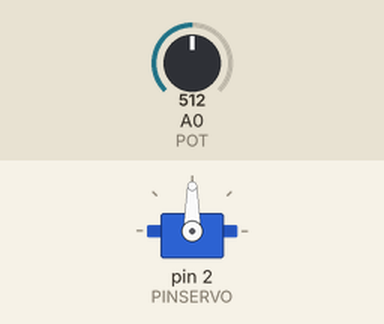
A sketch run on a simulated Arduino Uno, built with avr-gcc and run on an emulated ATmega328P. Parts: servo. The test bench sets the inputs (shaded band); at power-on: A0 (POT) = 512.

Above: at 1.2 s.
1.3 s: A0 (POT) set to 716
At 2.5 s:
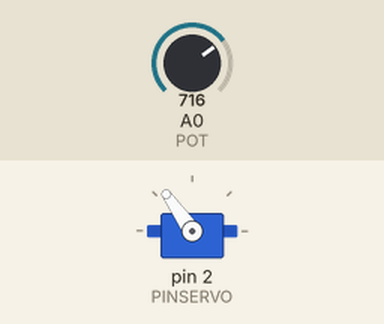
2.8 s: A0 (POT) set to 900
At 3.5 s:
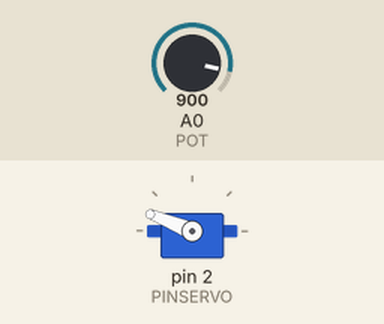
4.3 s: A0 (POT) set to 1010
At 5.5 s:
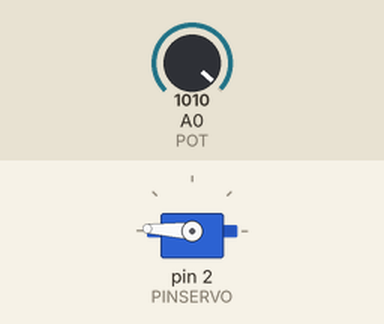
5.8 s: A0 (POT) set to 1023
At 6.8 s:
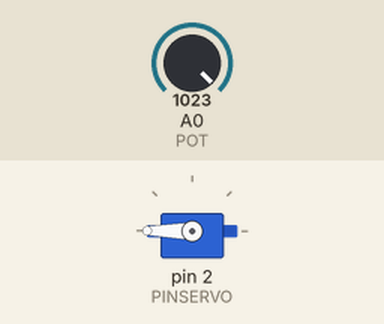
7.3 s: A0 (POT) set to 306
At 7.8 s:
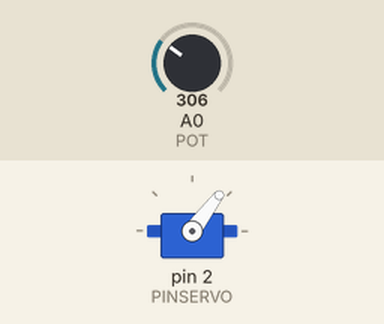
Timing chart, 0 to 9.8 s (numbered marks = the images above; inputs shaded):
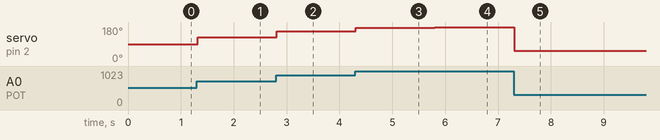

The sketch:

microservos.ino
```cpp
#include <Servo.h>


Servo servo1;

//arduino uno pin 2 pwm
int PINSERVO = 2;
//pulse range from  the servo
int PULSEMIN = 1000;
int PULSEMAX = 2000;

int VALPOT;
int ANGLE;
int POT = 0;

void setup() {
  //analogical inputs do not require initialization!!!
  //we specify the pin of the servo, then the pulse range. We need to do some trial and error to know the real pulse range
  //though we can start with 1000 to 2000 and start moving from there
  servo1.attach(PINSERVO, PULSEMIN, PULSEMAX);
}

void loop() {
  //we read from the potentiometer. We will read a val from 0 to 1023
  VALPOT = analogRead(POT);
  //the servo will has a 180 degree movement capability so we need to do a maping
  ANGLE = map(VALPOT, 0, 1023, 0, 180);
  //we just write the result to the servo
  servo1.write(ANGLE);
  //the servo should move as we move the potentiometer... magic!
  delay(20);
}
```

Measured:
- after the input at 1.3 s, servo on pin 2 (PINSERVO): 90° → 125° at once
- after the input at 2.8 s, servo on pin 2 (PINSERVO): 125° → 158° at once
- after the input at 4.3 s, servo on pin 2 (PINSERVO): 158° → 177° at once
- after the input at 5.8 s, servo on pin 2 (PINSERVO): 177° → 180° at once
- after the input at 7.3 s, servo on pin 2 (PINSERVO): 180° → 53° at once
